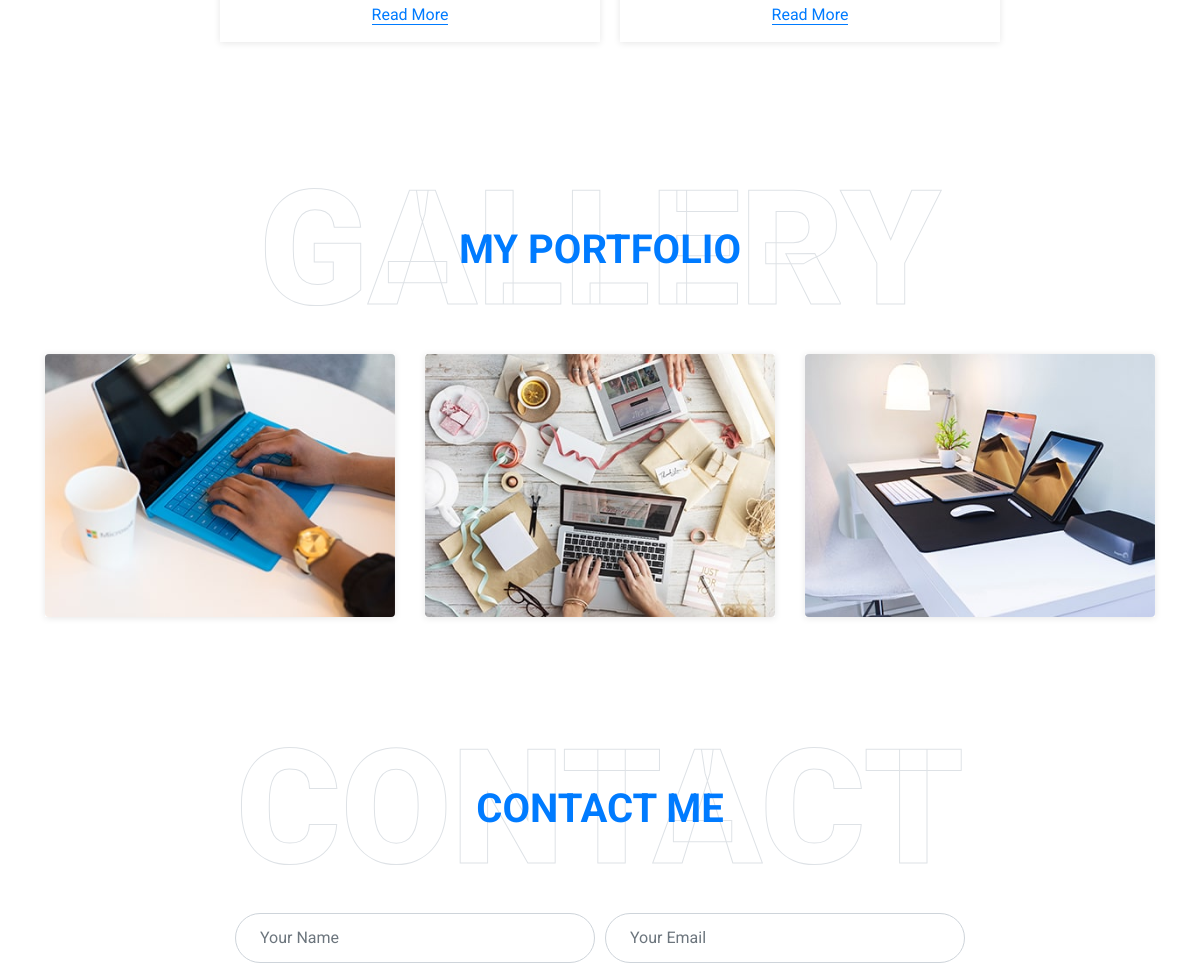
Before: / (middle part) with the older database file.
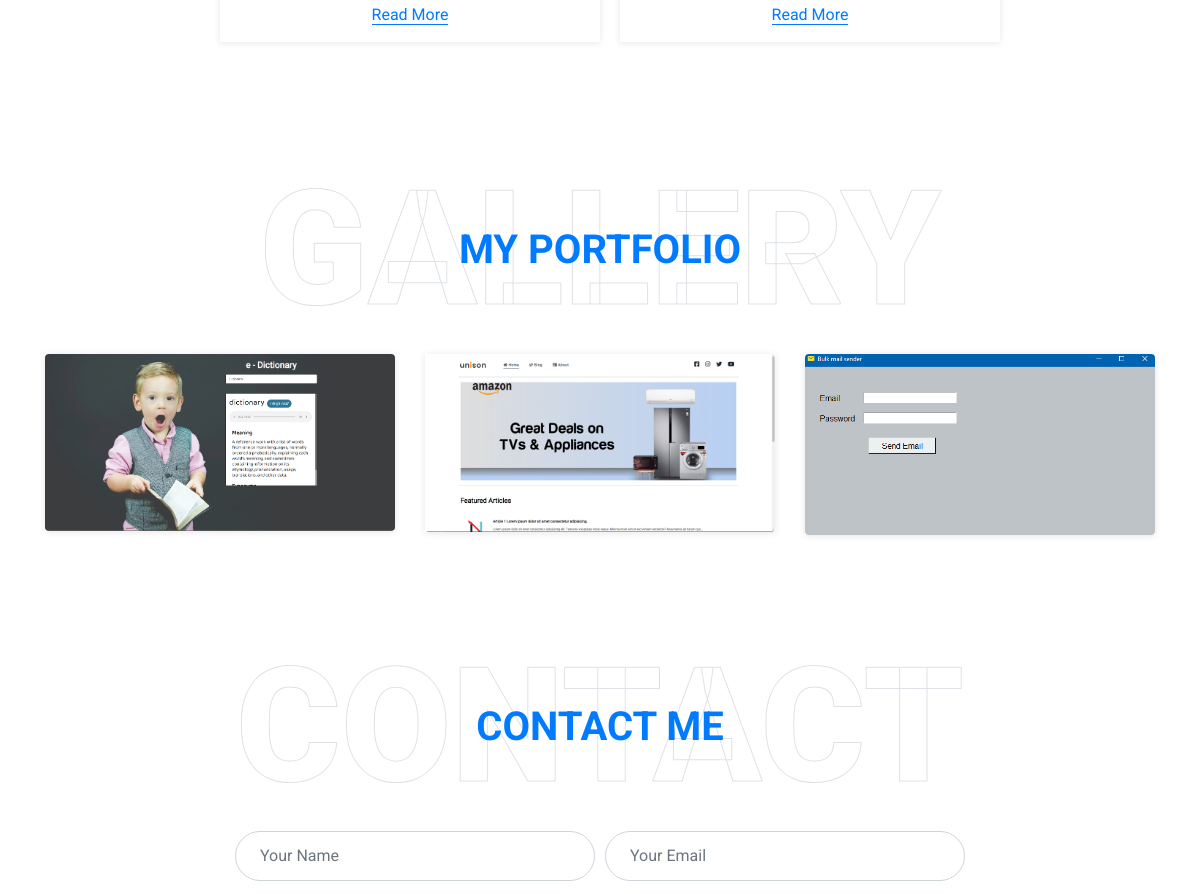
After: the same page with the newer database file.
### service/models.py (models this page shows)
class service_model(models.Model):
    service_title = models.CharField(max_length=50)
    service_description = models.TextField()
    service_icon = models.CharField(max_length=100)

### myportfolio/models.py (models this page shows)
class myportfolio_model(models.Model):
    myportfolio_number=models.IntegerField(null=True)
    myportfolio_img = models.ImageField(
        upload_to="myportfolio_img", null=True, default=None, max_length=500)
    myportfolio_img_alt_text=models.CharField(max_length=200,null=True,default="portfolio")

### abhifolio/views.py (the view, shortened to what this page needs)
# urls.py: 2. Add a URL to urlpatterns:  path('', views.home, name='home')
def home(request):
    header_model_data = header_model.objects.all()[:1]
    about_model_data = about_model.objects.all()[:1]
    service_model_data = service_model.objects.all()
    myportfolio_model_data = myportfolio_model.objects.all()
    skill_model_data = skill_model.objects.all()
    submitted = False
    data = {
        'header_model_data': header_model_data,
        'about_model_data': about_model_data,
        'service_model_data': service_model_data,
        'myportfolio_model_data': myportfolio_model_data,
        'skill_model_data': skill_model_data,
        'submitted': submitted
    }
    return render(request, 'index.html', data)

### templates/index.html (shortened to what this page needs)
{% extends "base.html" %}
{% block mainContent %}
<body data-spy="scroll" data-target=".navbar" data-offset="51">
    <div class="container-fluid pt-5" id="service">
        <div class="container">
            <div class="row pb-3 align-items-center justify-content-center">
                {% for i in service_model_data %}
                <div class="service-box col-lg-4 col-md-6 text-center mb-5">
                    <a class="border-bottom border-primary text-decoration-none" href="">Read More</a>
                </div>
                {% endfor %}
            </div>
        </div>
    </div>
    <div class="container-fluid pt-5 pb-3" id="portfolio">
        <div class="container">
            <div class="position-relative d-flex align-items-center justify-content-center">
                <h1 class="display-1 text-uppercase text-white" style="-webkit-text-stroke: 1px #dee2e6;">Gallery</h1>
                <h1 class="position-absolute text-uppercase text-primary">My Portfolio</h1>
            </div>
            <div class="row portfolio-container">
                {% for i in myportfolio_model_data %}
                <div class="col-lg-4 col-md-6 mb-4 portfolio-item first">
                    <div class="position-relative overflow-hidden mb-2 port-img-shadow">
                        <a href="#"> <img class="img-fluid rounded w-100" src="/media/{{i.myportfolio_img}}" alt=""></a>
                    </div>
                </div>
                {% endfor %}
            </div>
        </div>
    </div>
    <div class="container-fluid py-5" id="contact">
        <div class="container">
            <div class="position-relative d-flex align-items-center justify-content-center">
                <h1 class="display-1 text-uppercase text-white" style="-webkit-text-stroke: 1px #dee2e6;">Contact</h1>
                <h1 class="position-absolute text-uppercase text-primary">Contact Me</h1>
            </div>
            <div class="row justify-content-center">
                <div class="col-lg-8">
                    <div class="contact-form text-center">
                        <form name="sentMessage" id="contactForm" method="POST">
                            <div class="form-row">
                                <div class="control-group col-sm-6">
                                    <input type="text" class="form-control p-4" id="name" name="name"placeholder="Your Name"
                                        required="required">
                                </div>
                                <div class="control-group col-sm-6">
                                    <input type="email" class="form-control p-4" id="email"name="email" placeholder="Your Email"
                                        required="required">
                                </div>
                            </div>
                        </form>
                    </div>
                </div>
            </div>
        </div>
    </div>
    {% endblock mainContent %}

### templates/base.html (shortened to what this page needs)
{% include 'header.html' %}
{% block mainContent %}
{% endblock mainContent %}
</body>
</html>

### templates/header.html (shortened to what this page needs)
<!DOCTYPE html>
<html lang="en">
<head>
    <link href="https://cdnjs.cloudflare.com/ajax/libs/font-awesome/5.10.0/css/all.min.css" rel="stylesheet">
    <link rel="stylesheet" href="https://cdn.jsdelivr.net/npm/bootstrap@4.6.0/dist/css/bootstrap.min.css"
>
    <link rel="stylesheet" href="https://cdnjs.cloudflare.com/ajax/libs/font-awesome/6.2.0/css/all.min.css"
 />
    <link href="/static/library/owlcarousel/assets/owl.carousel.min.css" rel="stylesheet">
    <link href="/static/library/lightbox/css/lightbox.min.css" rel="stylesheet">
    <link href="/static/css/style.css" rel="stylesheet">
</head>

### static/css/style.css (style rules this page uses)
*, *::before, *::after { box-sizing: border-box; }
html { font-family: sans-serif; line-height: 1.15; -webkit-text-size-adjust: 100%; -webkit-tap-highlight-color: rgba(0, 0, 0, 0); }
body { margin: 0; font-family: "Roboto", sans-serif; font-size: 1rem; font-weight: 400; line-height: 1.5; color: #6c757d; text-align: left; background-color: #ffffff; overflow-x: hidden; }
a { text-decoration: none; background-color: transparent; }
.form-control { border-radius: 25px; }
.display-1 { font-size: 160px; font-weight: 1000; }
.position-absolute { font-weight: 700; }
.service-box { box-shadow: 0px 1px 7px rgba(0, 0, 0, 0.1); margin-left: 20px; padding: 15px; padding-left: 30px; padding-right: 30px; transition: all 0.3s ease; }
.port-img-shadow { box-shadow: 0px 1px 7px rgba(0, 0, 0, 0.1); transition: all 0.3s ease; }

Changed rows visible on the page:
removed myportfolio_model: myportfolio_img (picture)
removed myportfolio_model: myportfolio_img (picture)
removed myportfolio_model: myportfolio_img (picture)
added myportfolio_model: myportfolio_img (picture)
added myportfolio_model: myportfolio_img (picture)
added myportfolio_model: myportfolio_img (picture)
